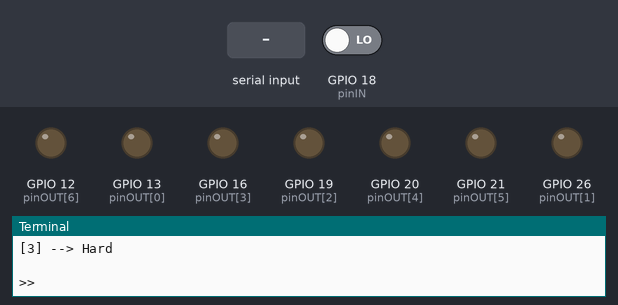
A program run on a simulated Raspberry Pi (BCM pin numbers). Parts: output pins drawn as LEDs (lit = HIGH), the last lines printed to the terminal. Inputs (shaded band) come from the test bench; at power-on: GPIO 18 (pinIN) LOW. At 2.7 s the program stops and its outputs stay as they are.

Above: at 1.2 s.
1.3 s: "1" typed at the terminal, then Enter
At 1.4 s:
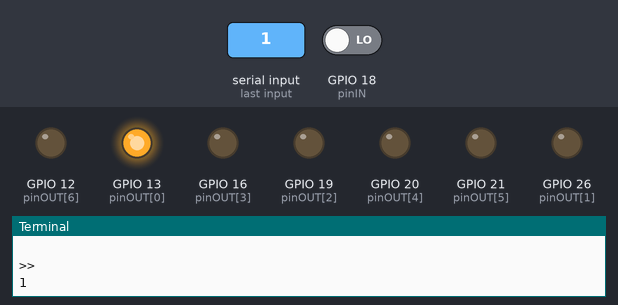
Timing chart, 0 to 4.2 s (numbered marks = the images above; inputs shaded):
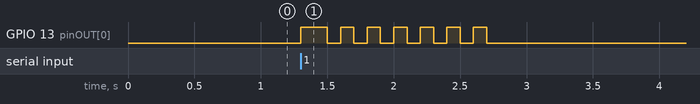

The program:

cyclone.py
```python
import  RPi.GPIO as GPIO
import time as t

GPIO.setmode(GPIO.BCM)
GPIO.setwarnings(False)

pinOUT = [13,26,19,16,20,21,12]
pinIN = 18

easy_time = .1
medium_time = .05
hard_time = .03

def PinSetup():
	for pin in pinOUT:
		GPIO.setup(pin,GPIO.OUT)
	GPIO.setup(pinIN,GPIO.IN)

def blinkLED(pin):
	count = 0
	while count <= 6:
		t.sleep(.1)
		GPIO.output(pin,True)
		t.sleep(.1)
		GPIO.output(pin,False)
		count+=1
	exit()

def game():
	print(
'''
Select Your Difficulty
[1] --> Easy
[2] --> Meduim
[3] --> Hard
''')
	difficulty = input(">> ")
	if difficulty == "1":
		time = easy_time
	elif difficulty == "2":
		time = medium_time
	elif difficulty == "3":
		time = hard_time
	else:
		time = easy_time
	while True:
		for pin in pinOUT:
			GPIO.output(pin,True)
			if GPIO.input(pinIN) == 0:
				blinkLED(pin)
			t.sleep(time)
			GPIO.output(pin,False)
		pinOUT.reverse()

PinSetup()
game()
```

Measured:
- after the input at 1.3 s, GPIO 13 (pinOUT[0]): LOW → HIGH at once, then repeats every 0.20 s: LOW 0.10 s, HIGH 0.10 s, until it stays LOW from 2.7 s
